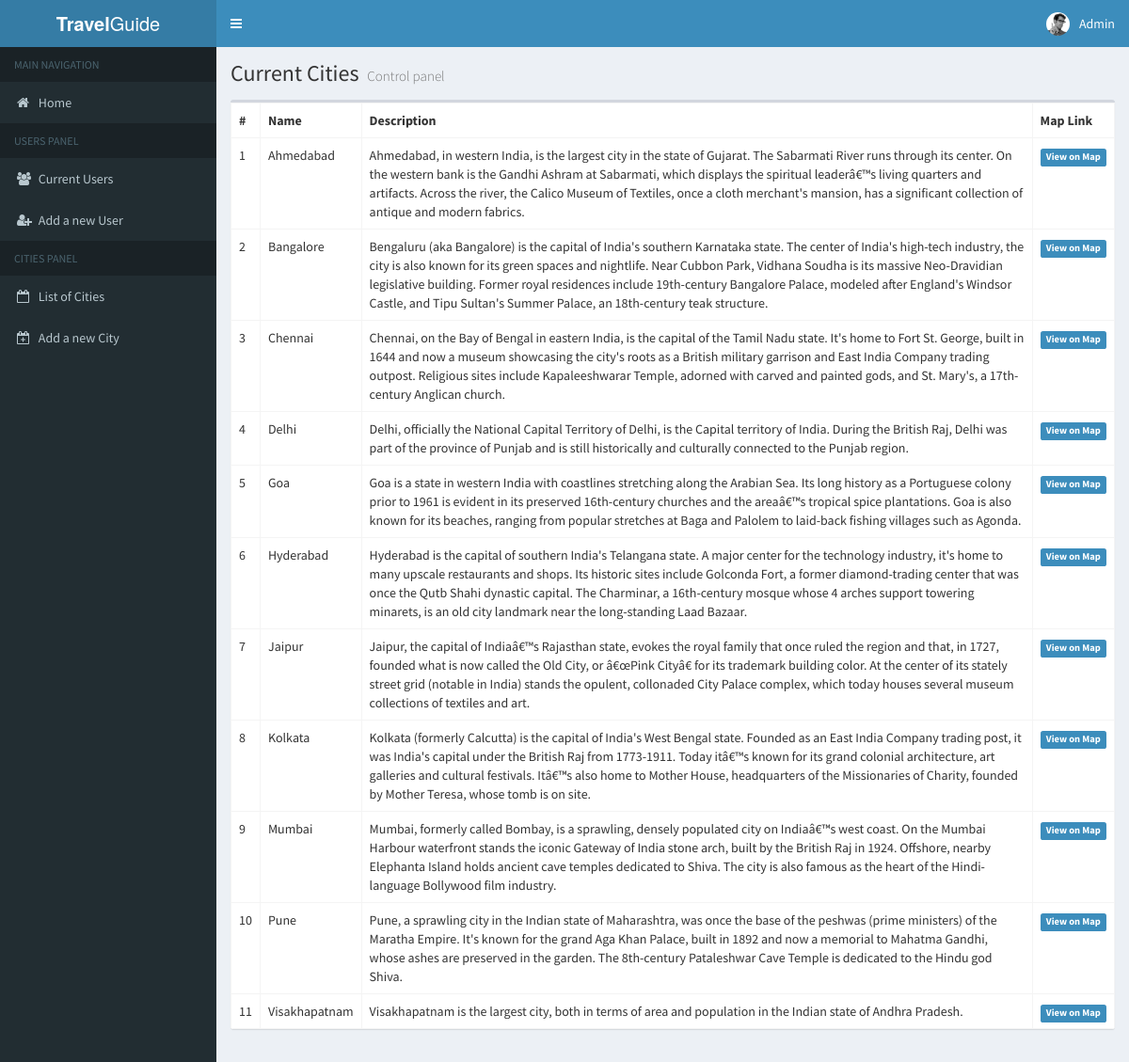
Page /public/cities.php on the committed database.
### tables this page shows
CREATE TABLE IF NOT EXISTS `cities` (
  `id` int(11) NOT NULL AUTO_INCREMENT,
  `city_name` varchar(100) NOT NULL,
  `description` text NOT NULL,
  `lat` float NOT NULL,
  `lng` float NOT NULL,
  PRIMARY KEY (`id`)
);

### public/cities.php (the view, shortened to what this page needs)
<?php
	require '../inc/connection.inc.php';
?>
<!DOCTYPE html>
<html>
  <head>
<?php
	include 'inc/style.inc.php';
?>
  </head>
  <body class="hold-transition skin-blue sidebar-mini">
    <div class="wrapper">
<?php
	include 'inc/header-front.inc.php';
	include 'inc/left-panel-front.inc.php';
?>
      <div class="content-wrapper">
        <section class="content-header">
          <h1>
            Current Cities
            <small>Control panel</small>
          </h1>
        </section>
        <section class="content">
	  <div class="row">
            <div class="col-xs-12">
              <div class="box">
                <div class="box-body table-responsive no-padding">
                  <table class="table table-hover table-bordered">
                    <tbody><tr>
                      <th>#</th>
                      <th>Name</th>
                      <th>Description</th>
                      <th>Map Link</th>
                    </tr>
<?php
	$query = "SELECT * FROM `cities` ORDER BY `city_name` ASC";
	$i = 1;
	$query_run = mysqli_query($connection, $query);
	while($query_row = mysqli_fetch_assoc($query_run)){
		echo '<tr>
                      <td>' . $i++ . '</td>
                      <td>' . ucwords(trim($query_row['city_name'])) . '</td>
                      <td>' . trim($query_row['description']) . '</td>
                      <td><a href="http://maps.google.com/?q=' . (float)$query_row['lat'] . ',' . (float)$query_row['lng'] . '"><span class="label label-primary">View on Map</span></a></td>
                    </tr>';
	}
?>
                  </tbody></table>
                </div>
              </div>
            </div>
          </div>
        </section>
      </div>
    </div>
  </body>
</html>

### public/inc/style.inc.php (shortened to what this page needs)
<link rel="stylesheet" href="bootstrap/css/bootstrap.min.css">
<link rel="stylesheet" href="https://maxcdn.bootstrapcdn.com/font-awesome/4.4.0/css/font-awesome.min.css">
<link rel="stylesheet" href="https://code.ionicframework.com/ionicons/2.0.1/css/ionicons.min.css">
<link rel="stylesheet" href="dist/css/AdminLTE.min.css">
<link rel="stylesheet" href="dist/css/skins/_all-skins.min.css">
<link rel="stylesheet" href="plugins/iCheck/flat/blue.css">
<link rel="stylesheet" href="plugins/morris/morris.css">
<link rel="stylesheet" href="plugins/jvectormap/jquery-jvectormap-1.2.2.css">
<link rel="stylesheet" href="plugins/datepicker/datepicker3.css">
<link rel="stylesheet" href="plugins/daterangepicker/daterangepicker-bs3.css">
<link rel="stylesheet" href="plugins/bootstrap-wysihtml5/bootstrap3-wysihtml5.min.css">

### public/inc/header-front.inc.php (shortened to what this page needs)
<header class="main-header">
	<a href="index.php" class="logo">
		<span class="logo-lg"><b>Travel</b>Guide</span>
	</a>
	<nav class="navbar navbar-static-top" role="navigation">
		<a href="#" class="sidebar-toggle" data-toggle="offcanvas" role="button">
		</a>
		<div class="navbar-custom-menu">
			<ul class="nav navbar-nav">
				<li class="dropdown user user-menu">
					<a href="#" class="dropdown-toggle" data-toggle="dropdown">
						<img src="dist/img/user2-160x160.jpg" class="user-image" alt="User Image">
						<span class="hidden-xs">Admin</span>
					</a>
				</li>
			</ul>
		</div>
	</nav>
</header>

### public/inc/left-panel-front.inc.php
<aside class="main-sidebar">
	<section class="sidebar">
		<ul class="sidebar-menu">
			<li class="header">MAIN NAVIGATION</li>
			<li><a href="index.php"><i class="fa fa-home"></i> <span>Home</span></a></li>
			<li class="header">USERS PANEL</li>
			<li><a href="users.php"><i class="fa fa-group"></i> <span>Current Users</span></a></li>
			<li><a href="add-user.php"><i class="fa fa-user-plus"></i> <span>Add a new User</span></a></li>
			<li class="header">CITIES PANEL</li>
			<li><a href="cities.php"><i class="fa fa-calendar-o"></i> <span>List of Cities</span></a></li>
			<li><a href="add-city.php"><i class="fa fa-calendar-plus-o"></i> <span>Add a new City</span></a></li>
		</ul>
	</section>
</aside>

### rows in the picture
cities: city_name "Ahmedabad", description "Ahmedabad, in western India, is the largest city in the state of Gujarat. The Sabarmati River runs through its center. On the western bank is the Gandhi Ashram at Sabarmati, which displays the spiritual leaderâ€™s living quarters and artifacts. Across the river, the Calico Museum of Textiles, once a cloth merchant's mansion, has a significant collection of antique and modern fabrics."
cities: city_name "Bangalore", description "Bengaluru (aka Bangalore) is the capital of India's southern Karnataka state. The center of India's high-tech industry, the city is also known for its green spaces and nightlife. Near Cubbon Park, Vidhana Soudha is its massive Neo-Dravidian legislative building. Former royal residences include 19th-century Bangalore Palace, modeled after England's Windsor Castle, and Tipu Sultan's Summer Palace, an 18th-century teak structure."
cities: city_name "Chennai", description "Chennai, on the Bay of Bengal in eastern India, is the capital of the Tamil Nadu state. It's home to Fort St. George, built in 1644 and now a museum showcasing the city's roots as a British military garrison and East India Company trading outpost. Religious sites include Kapaleeshwarar Temple, adorned with carved and painted gods, and St. Mary's, a 17th-century Anglican church."
cities: city_name "Delhi", description "Delhi, officially the National Capital Territory of Delhi, is the Capital territory of India. During the British Raj, Delhi was part of the province of Punjab and is still historically and culturally connected to the Punjab region."
cities: city_name "Goa", description "Goa is a state in western India with coastlines stretching along the Arabian Sea. Its long history as a Portuguese colony prior to 1961 is evident in its preserved 16th-century churches and the areaâ€™s tropical spice plantations. Goa is also known for its beaches, ranging from popular stretches at Baga and Palolem to laid-back fishing villages such as Agonda."
cities: city_name "Hyderabad", description "Hyderabad is the capital of southern India's Telangana state. A major center for the technology industry, it's home to many upscale restaurants and shops. Its historic sites include Golconda Fort, a former diamond-trading center that was once the Qutb Shahi dynastic capital. The Charminar, a 16th-century mosque whose 4 arches support towering minarets, is an old city landmark near the long-standing Laad Bazaar."
cities: city_name "Jaipur", description "Jaipur, the capital of Indiaâ€™s Rajasthan state, evokes the royal family that once ruled the region and that, in 1727, founded what is now called the Old City, or â€œPink Cityâ€ for its trademark building color. At the center of its stately street grid (notable in India) stands the opulent, collonaded City Palace complex, which today houses several museum collections of textiles and art."
cities: city_name "Kolkata", description "Kolkata (formerly Calcutta) is the capital of India's West Bengal state. Founded as an East India Company trading post, it was India's capital under the British Raj from 1773-1911. Today itâ€™s known for its grand colonial architecture, art galleries and cultural festivals. Itâ€™s also home to Mother House, headquarters of the Missionaries of Charity, founded by Mother Teresa, whose tomb is on site."
cities: city_name "Mumbai", description "Mumbai, formerly called Bombay, is a sprawling, densely populated city on Indiaâ€™s west coast. On the Mumbai Harbour waterfront stands the iconic Gateway of India stone arch, built by the British Raj in 1924. Offshore, nearby Elephanta Island holds ancient cave temples dedicated to Shiva. The city is also famous as the heart of the Hindi-language Bollywood film industry."
cities: city_name "Pune", description "Pune, a sprawling city in the Indian state of Maharashtra, was once the base of the peshwas (prime ministers) of the Maratha Empire. It's known for the grand Aga Khan Palace, built in 1892 and now a memorial to Mahatma Gandhi, whose ashes are preserved in the garden. The 8th-century Pataleshwar Cave Temple is dedicated to the Hindu god Shiva."
cities: city_name "Visakhapatnam", description "Visakhapatnam is the largest city, both in terms of area and population in the Indian state of Andhra Pradesh."
